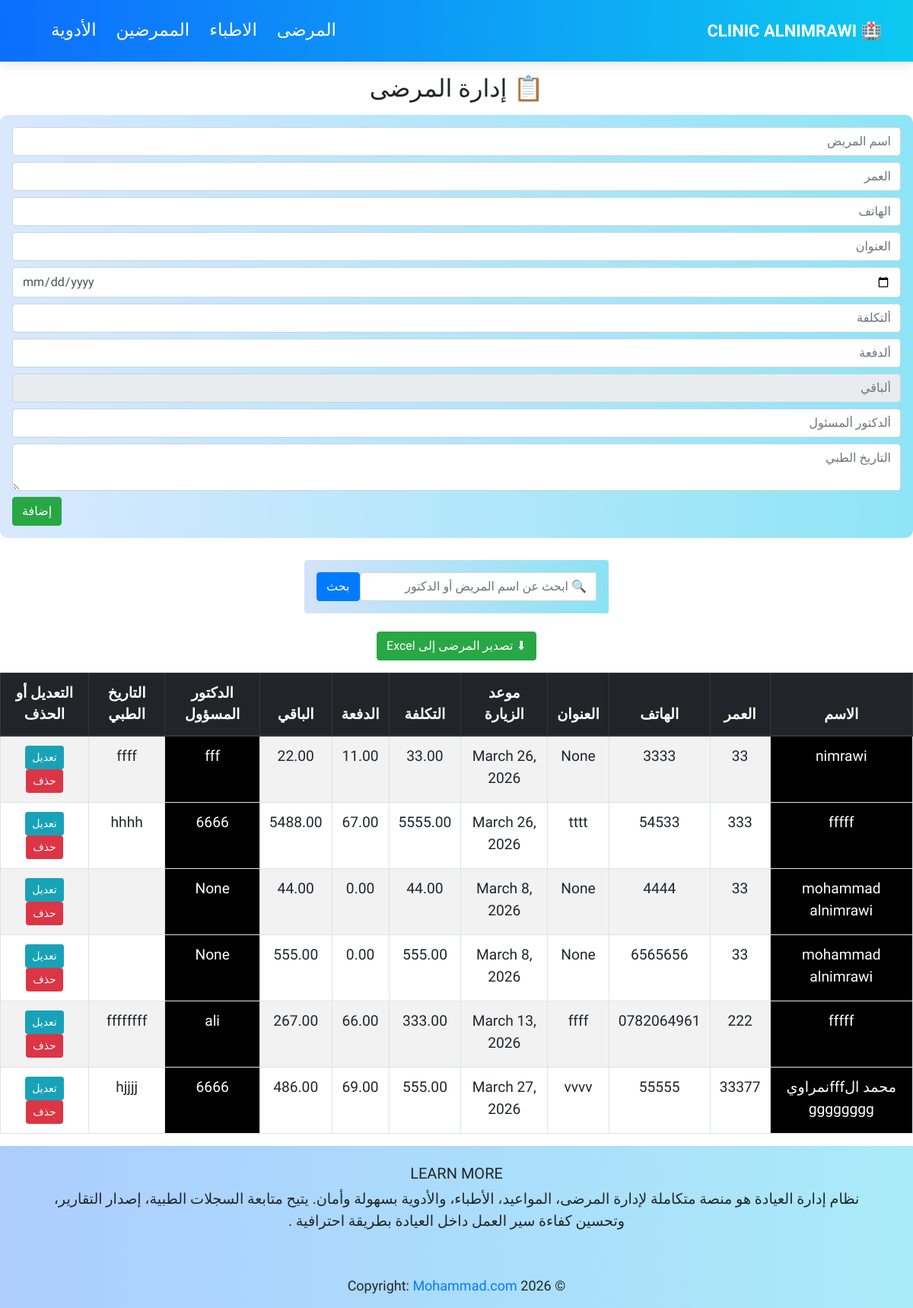
The app's page /patients/, older data.
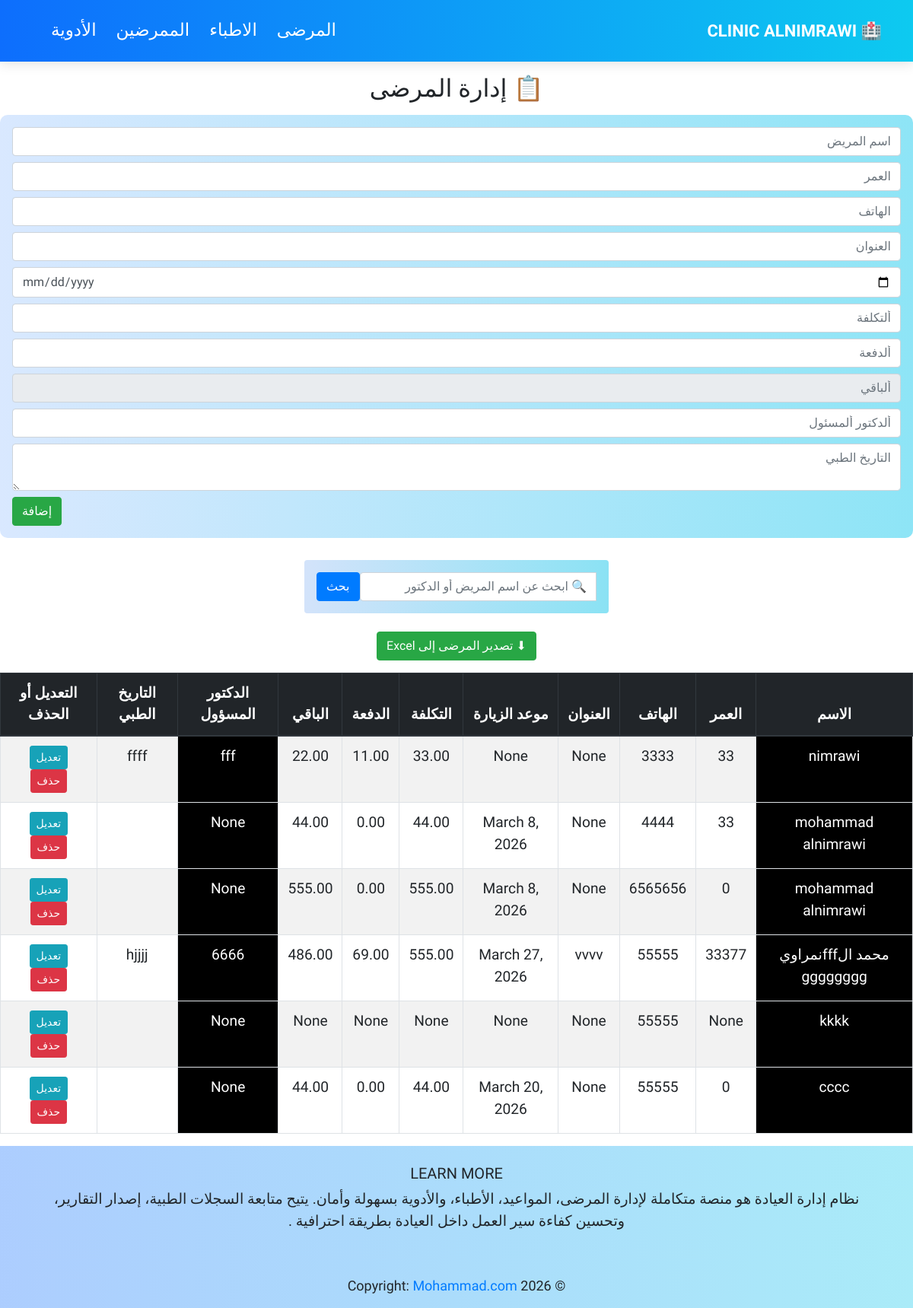
The same page, newer data.
### appclinic/models.py (models this page shows, shortened)
class Patients(models.Model):
    patient_name = models.CharField(max_length=200)
    age = models.IntegerField(null=True,blank=True)
    phone = models.CharField(max_length=20,null=True,blank=True)
    address = models.CharField(max_length=200,null=True,blank=True)
    date = models.DateField(null=True,blank=True)
    cost = models.DecimalField(max_digits=10, decimal_places=2,null=True,blank=True)
    paid = models.DecimalField(max_digits=10, decimal_places=2,null=True,blank=True)
    remaining = models.DecimalField(max_digits=10, decimal_places=2,null=True,blank=True)
    responsible_doctor = models.CharField(max_length=100,null=True,blank=True)
    medical_history = models.TextField(null=True,blank=True)

### appclinic/views.py (the view)
# urls.py: path('patients/', views.patients, name="patients"),
def patients(request):
    search = request.GET.get('search')
    if search:
        all_patients = Patients.objects.filter(
            Q(patient_name__icontains=search) |
            Q(responsible_doctor__icontains=search)
        )
    else:
        all_patients = Patients.objects.all()
    if request.method == "POST":
        form = PatientForm(request.POST)
        if form.is_valid():
            form.save()
            return redirect('patients')
    else:
        form = PatientForm()
    context = {
        'form': form,
        'all_patients': all_patients
    }
    return render(request, 'pages/patients.html', context)

### appclinic/forms.py
class PatientForm(forms.ModelForm):
    class Meta:
        model = Patients
        fields = '__all__'

### templates/pages/patients.html (shortened to what this page needs)
{% extends 'base.html' %}
{% block content %}
<h2 class="text-center m-3">📋 إدارة المرضى</h2>
<form action="" method="POST" class="p-3 ">
  <input type="text" name="patient_name" placeholder="اسم المريض" class="form-control mb-2" required>
  <input type="number" name="age" placeholder="العمر" class="form-control mb-2" >
  <input type="text" name="phone" placeholder="الهاتف" class="form-control mb-2" required>
  <input type="text" name="address" placeholder="العنوان" class="form-control mb-2">
  <input type="date" name="date" class="form-control mb-2" >
  <input type="number" id="cost" name="cost" placeholder="ألتكلفة" class="form-control mb-2">
  <input type="number" id="paid" name="paid" placeholder="ألدفعة" class="form-control mb-2">
  <input type="number" id="remaining" name="remaining" placeholder="ألباقي" class="form-control mb-2" readonly>
  <input type="text" name="responsible_doctor" placeholder="ألدكتور ألمسئول" class="form-control mb-2" >
  <textarea name="medical_history" placeholder="التاريخ الطبي" class="form-control mb-2"></textarea>
  <button type="submit" class="btn btn-success">إضافة</button>
</form>
<br>
<div class="d-flex justify-content-center">
<form method="GET" class="mb-4 p-3 shadow-sm rounded bg-light" style="width:400px;">
<div class="input-group">
<input type="text" name="search" value="{{ request.GET.search }}" class="form-control" placeholder="🔍 ابحث عن اسم المريض أو الدكتور">
<button class="btn btn-primary" type="submit">
بحث
</button>
</div>
</form>
</div>
<div class="text-center mb-3">
<a href="{% url 'export_patients_excel' %}" class="btn btn-success">
⬇ تصدير المرضى إلى Excel
</a>
</div>
<table class="table table-striped table-bordered mt-1 text-center">
  <thead class="thead-dark">
    <tr>
      <th>الاسم</th>
      <th>العمر</th>
      <th>الهاتف</th>
      <th>العنوان</th>
      <th>موعد الزيارة</th>
      <th>التكلفة</th>
      <th>الدفعة</th>
      <th>الباقي</th>
      <th>الدكتور المسؤول</th>
      <th>التاريخ الطبي</th>
      <th>التعديل أو الحذف</th>
    </tr>
  </thead>
  <tbody>
    {% for p in all_patients %}
    <tr>
      <td class="drdr">{{p.patient_name}}</td>
      <td>{{p.age}}</td>
      <td>{{p.phone}}</td>
      <td>{{p.address}}</td>
      <td>{{p.date}}</td>
      <td>{{p.cost}}</td>
      <td>{{p.paid}}</td>
      <td>{{p.remaining}}</td>
      <td class="drdr">{{p.responsible_doctor}}</td>
      <td>{{p.medical_history}}</td>
      <td> <a href="{% url 'update_patient' p.id %}" class="btn btn-info btn-sm">تعديل</a>
          <a href="{% url 'delete_item' 'patient' p.id %}" class="btn btn-danger btn-sm">حذف</a> </td>
    </tr>
    {% endfor %}
  </tbody>
</table>
{% endblock %}

### templates/base.html (shortened to what this page needs)
{% load static %}
<!doctype html>
<html lang="ar" dir="rtl">
<head>
    <link rel="stylesheet" href="https://cdn.jsdelivr.net/npm/bootstrap@4.0.0/dist/css/bootstrap.min.css">
    <link rel="stylesheet" href="{% static 'style.css' %}">
</head>
<body>
{% include 'part/navbar.html'%}
{% block content %}
{% endblock %}
{% include 'part/footer.html'%}
</body>
</html>

### templates/part/navbar.html (shortened to what this page needs)
<nav class="navbar navbar-expand-lg navbar-dark">
  <a class="navbar-brand" href="{% url 'index' %}">🏥 CLINIC ALNIMRAWI</a>
  <div class="collapse navbar-collapse" id="navbarSupportedContent">
    <ul class="navbar-nav mr-auto ml-4">
       <li class="nav-item">
        <a class="nav-link" href="{% url 'patients' %}">المرضى</a>
      </li>
       <li class="nav-item">
        <a class="nav-link" href="{% url 'doctors' %}">الاطباء</a>
       </li>
       <li class="nav-item">
        <a class="nav-link" href="{% url 'nures' %}">الممرضين</a>
       </li>
      <li class="nav-item">
        <a class="nav-link" href="{% url 'drugs' %}">الأدوية</a>
      </li>
    </ul>
  </div>
</nav>

### templates/part/footer.html
<footer class="bg-body-tertiary text-center text-lg-start">
  <div class="container p-4">
    <div class="row">
      <div class="col">
        <h5 class="text-uppercase">learn more</h5>
        <p>
          نظام إدارة العيادة هو منصة متكاملة لإدارة المرضى، المواعيد، الأطباء، والأدوية بسهولة وأمان.
        يتيح متابعة السجلات الطبية، إصدار التقارير، وتحسين كفاءة سير العمل داخل العيادة بطريقة احترافية .
        </p>
      </div>
    </div>
  </div>
  <div class="text-center p-3" style="font-size:18px">
    © 2026 Copyright:
    <a class="text-body" target="_blank" href="https://www.linkedin.com/in/محمد-النمراوي-b12a05388?utm_source=share_via&utm_content=profile&utm_medium=member_ios">Mohammad.com</a>
  </div>
</footer>

### MYCLINC/static/style.css (style rules this page uses)
body { font-family: 'Cairo', sans-serif; font-size: larger; }
.navbar { background: linear-gradient(90deg,#0d6efd,#0dcaf0); box-shadow: 0 4px 15px rgba(0,0,0,0.1); padding: 15px 25px; }
.navbar-brand { color:#fff !important; font-weight:bold; font-size:22px; }
.navbar-nav .nav-link { color:#fff !important; font-size:23px; margin-left:10px; transition:0.3s; }
footer { background: linear-gradient(90deg,#0d6dfd57,#35d0ef6c); }
form { background: linear-gradient(90deg,#0d6dfd28,#35d0ef8f); border-radius: 10px; transition: transform 0.3s, box-shadow 0.9s; }
.drdr { background-color:rgb(0, 0, 0); color: white; }

Row changes from the older to the newer data that the page shows:
removed Patients: patient_name "fffff", age "333", phone "54533", address "tttt", date "March 26, 2026", cost "5555.00", paid "67.00", remaining "5488.00", responsible_doctor "6666", medical_history "hhhh"
removed Patients: patient_name "fffff", age "222", phone "0782064961", address "ffff", date "March 13, 2026", cost "333.00", paid "66.00", remaining "267.00", responsible_doctor "ali", medical_history "ffffffff"
changed Patients "nimrawi": date "March 26, 2026" → "None"
changed Patients (number 3 of 6 on the later page): age "33" → "0"
added Patients: patient_name "kkkk", age "None", phone "55555", address "None", date "None", cost "None", paid "None", remaining "None", responsible_doctor "None"
added Patients: patient_name "cccc", age "0", phone "55555", address "None", date "March 20, 2026", cost "44.00", paid "0.00", remaining "44.00", responsible_doctor "None"
